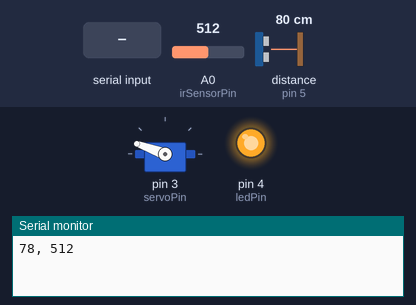
A sketch run on a simulated Arduino Uno, built with avr-gcc and run on an emulated ATmega328P. Shown: servo, output pins drawn as LEDs (lit = HIGH), the last lines printed to the serial monitor. Wiring (inferred from the names in the program): ultrasonic range finder: trigger pin 6; echo pin 5. Inputs (shaded band) come from the test bench; at power-on: distance to the obstacle (sensor on pin 5) 80 cm, A0 (irSensorPin) = 512. The echo pulse lasts 58.3 µs per cm; pins used as bus, display or sensor lines are not drawn.

Above: at 1.9 s.
2.0 s: distance to the obstacle (sensor on pin 5) set to 23 cm
3.5 s: distance to the obstacle (sensor on pin 5) set to 19 cm
At 4.8 s:
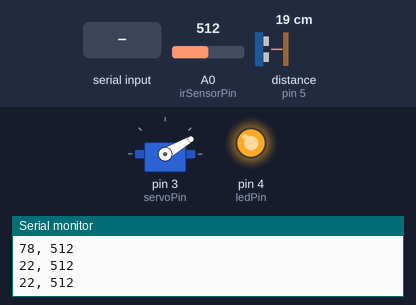
7.8 s: A0 (irSensorPin) set to 255
10.8 s: A0 (irSensorPin) set to 228
At 14.8 s:
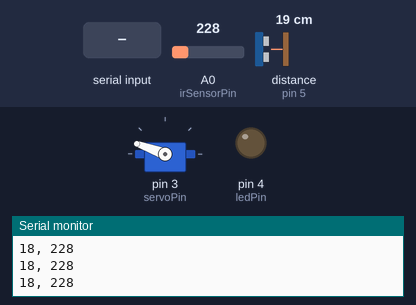
14.9 s: "LED_OFF\n" received over Serial
19.2 s: "1\n" received over Serial
At 19.2 s:
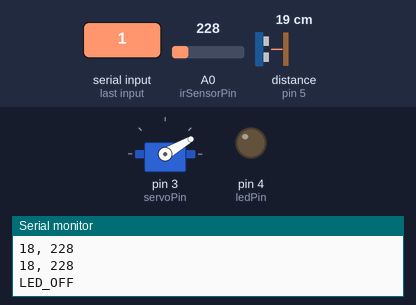
Timing chart, 0 to 24.5 s (numbered marks = the images above; inputs shaded):
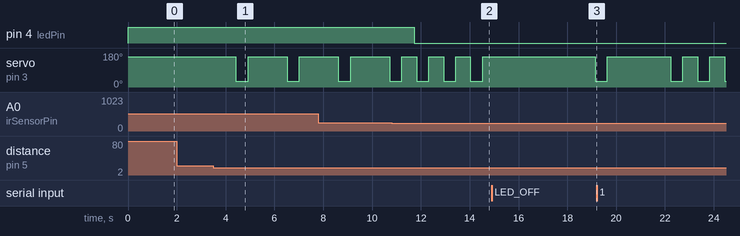

The sketch:

sketch_withUltrasonic.ino
```cpp
#include <Servo.h>

// Define pin connections
const int irSensorPin = A0;
const int trigPin = 6;
const int echoPin = 5;
const int ledPin = 4;
const int servoPin = 3;

// Create Servo object
Servo myServo;

// Variables
int irSensorValue = 0;
long duration;
int distance;

// Array to store IR sensor values
const int IR_ARRAY_SIZE = 10;
int irSensorArray[IR_ARRAY_SIZE] = {0}; // Initialize with zeros
int irArrayIndex = 0; // Index for storing values in the array

void setup() {
  // Initialize serial communication
  Serial.begin(9600);

  // Set pin modes
  pinMode(trigPin, OUTPUT);
  pinMode(echoPin, INPUT);
  pinMode(ledPin, OUTPUT);

  // Attach servo motor to pin
  myServo.attach(servoPin);
  myServo.write(160); // Initial position

  // Start with LED off
  digitalWrite(ledPin, LOW);
}

void loop() {
  // Measure distance with the ultrasonic sensor
  digitalWrite(trigPin, LOW);
  delayMicroseconds(2);
  digitalWrite(trigPin, HIGH);
  delayMicroseconds(10);
  digitalWrite(trigPin, LOW);
  duration = pulseIn(echoPin, HIGH);
  distance = duration * 0.034 / 2;

  // If the ultrasonic sensor detects something within 2cm
  if (distance <= 20) {
    // Move the servo motor
    myServo.write(30);
    delay(500);
    myServo.write(160);
    delay(500);
  } else {
    // Return servo to initial position
    myServo.write(160);
  }

  // Read IR sensor value (analog)
  irSensorValue = analogRead(irSensorPin);

  // Store the IR sensor value in the array
  irSensorArray[irArrayIndex] = irSensorValue;
  irArrayIndex = (irArrayIndex + 1) % IR_ARRAY_SIZE; // Increment and wrap around

  // If the IR sensor detects something (value above threshold)
  if (irSensorValue > 240) {
    // Turn on LED
    digitalWrite(ledPin, HIGH);
    delay(1000);
  } else {
    // Turn off LED
    digitalWrite(ledPin, LOW);
  }

  // Send data to serial monitor in a single line
  Serial.print(distance);
  Serial.print(", ");
  Serial.println(irSensorValue);

  // Read and handle response from the server
  if (Serial.available() > 0) {
    String response = Serial.readStringUntil('\n');
    Serial.println(response);
    if (response.equals("LED_OFF")) {
      digitalWrite(ledPin, LOW);
      delay(2000);
    }

    char command = Serial.read();
    if (command = 'L')
    {
      digitalWrite(ledPin, LOW);
      delay(2000);
    }

  }

  // Small delay before next loop
  delay(100);
}
```

Measured:
- the behaviour switches between 22 and 21 cm on distance to the obstacle (sensor on pin 5) (found by bisection; images 0 and 1)
- the behaviour switches between 241 and 240 on A0 (irSensorPin) (found by bisection; images 1 and 2)
- after the input at 3.5 s, servo on pin 3 (servoPin): alternates 160° for 1.6 s and 30° for 0.50 s, starting after 0.92 s
- after the input at 10.8 s, pin 4 (ledPin): HIGH → LOW after 0.92 s
